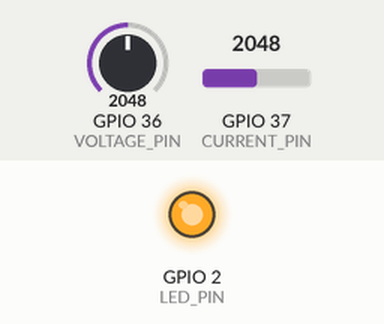
This sketch was run on a simulated ESP32. On the bench: output pins drawn as LEDs (lit = HIGH). Inputs (shaded band) come from the test bench; at power-on: GPIO 36 (VOLTAGE_PIN) = 2048, GPIO 37 (CURRENT_PIN) = 2048. WiFi joins after 1.5 s; servers stay silent unless stated; uploads are accepted with an empty reply; random numbers use the default seed unless the sketch sets one; what the sketch prints to the serial monitor is not drawn.

Above: at 16.1 s.
At 31.57 s:
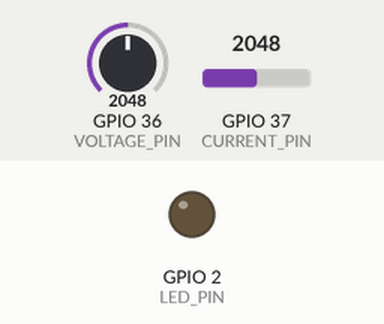
Timing chart, 0 to 42.1 s (numbered marks = the images above):
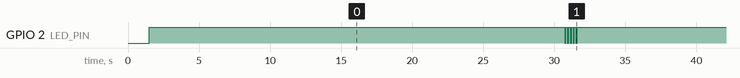

Measured:
- by itself, GPIO 2 (LED_PIN): repeats every 31.2 s: 4 × (HIGH 0.10 s, LOW 0.10 s), HIGH 30.3 s, LOW 0.10 s
- by itself, everything shown: repeats every 31.2 s, in 4 steps

The sketch:

wattmate_esp32_simple.ino
```cpp
/*
 * WattMate ESP32 - Versi Sederhana (Tanpa PZEM)
 *
 * Script untuk ESP32 dengan sensor terpisah
 * Cocok untuk prototype atau jika tidak memiliki PZEM-004T
 */

#include <WiFi.h>
#include <HTTPClient.h>
#include <ArduinoJson.h>

// ===========================
// KONFIGURASI WIFI & API
// ===========================
const char* ssid = "YOUR_WIFI_SSID";
const char* password = "YOUR_WIFI_PASSWORD";
const char* apiUrl = "http://192.168.1.100:3001/api/monitoring/data"; // Ganti dengan IP server Anda
const char* deviceSerial = "WATT002"; // Ganti dengan serial device Anda

// ===========================
// KONFIGURASI PIN
// ===========================
#define VOLTAGE_PIN A0     // Pin analog untuk sensor tegangan
#define CURRENT_PIN A1     // Pin analog untuk sensor arus
#define LED_PIN 2

// ===========================
// KONSTANTA KALIBRASI
// ===========================
const float VOLTAGE_MULTIPLIER = 0.25;  // Sesuaikan dengan sensor voltage divider
const float CURRENT_MULTIPLIER = 0.185; // Sesuaikan dengan sensor ACS712
const float VOLTAGE_OFFSET = 2.5;       // Offset untuk sensor
const float CURRENT_OFFSET = 2.5;       // Offset untuk sensor

// ===========================
// VARIABEL GLOBAL
// ===========================
unsigned long lastReading = 0;
const unsigned long READING_INTERVAL = 30000; // 30 detik

void setup() {
  Serial.begin(115200);
  Serial.println("\n=== WattMate ESP32 Simple Version ===");

  pinMode(LED_PIN, OUTPUT);
  digitalWrite(LED_PIN, LOW);

  // Setup WiFi
  setupWiFi();

  Serial.println("Setup completed!");
  digitalWrite(LED_PIN, HIGH);
}

void loop() {
  if (WiFi.status() != WL_CONNECTED) {
    setupWiFi();
    return;
  }

  if (millis() - lastReading >= READING_INTERVAL) {
    readAndSendData();
    lastReading = millis();
  }

  delay(1000);
}

void setupWiFi() {
  WiFi.begin(ssid, password);
  Serial.print("Connecting to WiFi");

  while (WiFi.status() != WL_CONNECTED) {
    delay(500);
    Serial.print(".");
  }

  Serial.println("\nWiFi connected!");
  Serial.print("IP: ");
  Serial.println(WiFi.localIP());
}

void readAndSendData() {
  Serial.println("\n--- Reading Sensors ---");

  // Baca sensor (simulasi atau sensor real)
  float voltage = readVoltage();
  float current = readCurrent();
  float power = voltage * current;
  float energy = power * (READING_INTERVAL / 1000.0) / 3600000.0; // kWh
  float powerFactor = 0.85; // Asumsi power factor
  float frequency = 50.0;   // Asumsi frequency
  float temperature = 25.0 + random(-5, 10); // Simulasi temperature

  Serial.printf("Voltage: %.2f V\n", voltage);
  Serial.printf("Current: %.3f A\n", current);
  Serial.printf("Power: %.2f W\n", power);
  Serial.printf("Energy: %.6f kWh\n", energy);

  // Kirim ke API
  sendToAPI(voltage, current, power, energy, powerFactor, frequency, temperature);
}

float readVoltage() {
  // Baca dari sensor voltage atau simulasi
  int sensorValue = analogRead(VOLTAGE_PIN);
  float voltage = (sensorValue * 3.3 / 4095.0 - VOLTAGE_OFFSET) / VOLTAGE_MULTIPLIER;

  // Simulasi jika tidak ada sensor
  if (voltage < 0 || voltage > 300) {
    voltage = 220.0 + random(-10, 10); // Simulasi 220V ± 10V
  }

  return voltage;
}

float readCurrent() {
  // Baca dari sensor current atau simulasi
  int sensorValue = analogRead(CURRENT_PIN);
  float current = abs((sensorValue * 3.3 / 4095.0 - CURRENT_OFFSET) / CURRENT_MULTIPLIER);

  // Simulasi jika tidak ada sensor
  if (current < 0 || current > 50) {
    current = 2.5 + (random(0, 1000) / 1000.0); // Simulasi 2.5-3.5A
  }

  return current;
}

void sendToAPI(float voltage, float current, float power, float energy,
               float powerFactor, float frequency, float temperature) {

  Serial.println("--- Sending to API ---");

  HTTPClient http;
  String url = String(apiUrl) + "/" + String(deviceSerial);

  http.begin(url);
  http.addHeader("Content-Type", "application/json");

  // Buat JSON
  DynamicJsonDocument doc(512);
  doc["voltage"] = round(voltage * 100) / 100.0;
  doc["current_ampere"] = round(current * 1000) / 1000.0;
  doc["power_watts"] = round(power * 100) / 100.0;
  doc["energy_kwh"] = round(energy * 10000) / 10000.0;
  doc["power_factor"] = round(powerFactor * 1000) / 1000.0;
  doc["frequency"] = round(frequency * 100) / 100.0;
  doc["temperature"] = round(temperature * 100) / 100.0;

  String jsonString;
  serializeJson(doc, jsonString);

  Serial.println("JSON: " + jsonString);

  int responseCode = http.POST(jsonString);
  String response = http.getString();

  Serial.printf("Response Code: %d\n", responseCode);
  Serial.println("Response: " + response);

  if (responseCode == 201) {
    Serial.println("✅ Success!");
    blinkLED(2, 200);
  } else {
    Serial.println("❌ Failed!");
    blinkLED(5, 100);
  }

  http.end();
}

void blinkLED(int times, int delayMs) {
  for (int i = 0; i < times; i++) {
    digitalWrite(LED_PIN, LOW);
    delay(delayMs);
    digitalWrite(LED_PIN, HIGH);
    delay(delayMs);
  }
}
```
